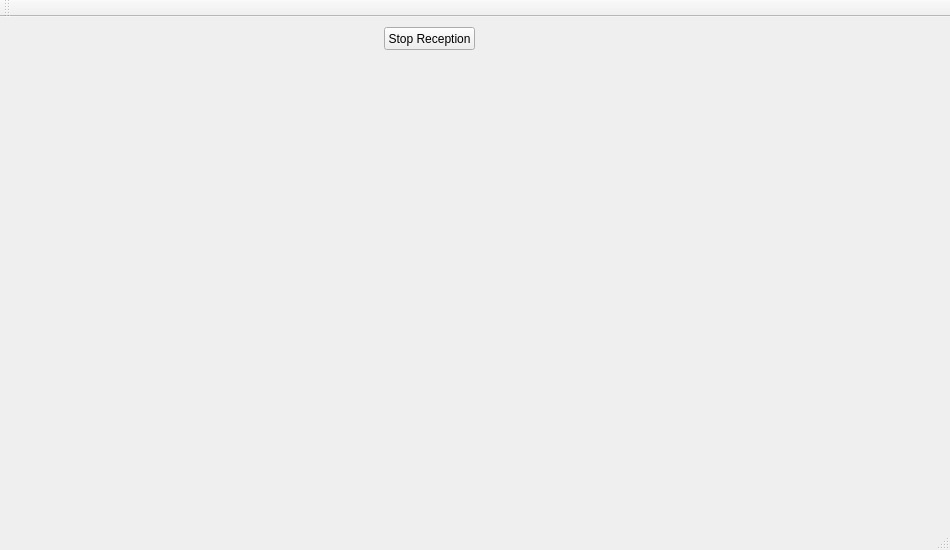
<?xml version="1.0" encoding="UTF-8"?>
<ui version="4.0">
 <class>MainWindow</class>
 <widget class="QMainWindow" name="MainWindow">
  <property name="geometry">
   <rect>
    <x>0</x>
    <y>0</y>
    <width>950</width>
    <height>550</height>
   </rect>
  </property>
  <property name="windowTitle">
   <string>MainWindow</string>
  </property>
  <widget class="QWidget" name="centralWidget">
   <widget class="QPushButton" name="stop">
    <property name="geometry">
     <rect>
      <x>384</x>
      <y>10</y>
      <width>91</width>
      <height>23</height>
     </rect>
    </property>
    <property name="text">
     <string>Stop Reception</string>
    </property>
   </widget>
   <widget class="QCustomPlot" name="customPlot" native="true">
    <property name="geometry">
     <rect>
      <x>30</x>
      <y>40</y>
      <width>891</width>
      <height>421</height>
     </rect>
    </property>
   </widget>
  </widget>
  <widget class="QMenuBar" name="menuBar">
   <property name="geometry">
    <rect>
     <x>0</x>
     <y>0</y>
     <width>950</width>
     <height>21</height>
    </rect>
   </property>
  </widget>
  <widget class="QToolBar" name="mainToolBar">
   <attribute name="toolBarArea">
    <enum>TopToolBarArea</enum>
   </attribute>
   <attribute name="toolBarBreak">
    <bool>false</bool>
   </attribute>
  </widget>
  <widget class="QStatusBar" name="statusBar"/>
 </widget>
 <layoutdefault spacing="6" margin="11"/>
 <customwidgets>
  <customwidget>
   <class>QCustomPlot</class>
   <extends>QWidget</extends>
   <header>qcustomplot.h</header>
   <container>1</container>
  </customwidget>
 </customwidgets>
 <resources/>
 <connections/>
</ui>
